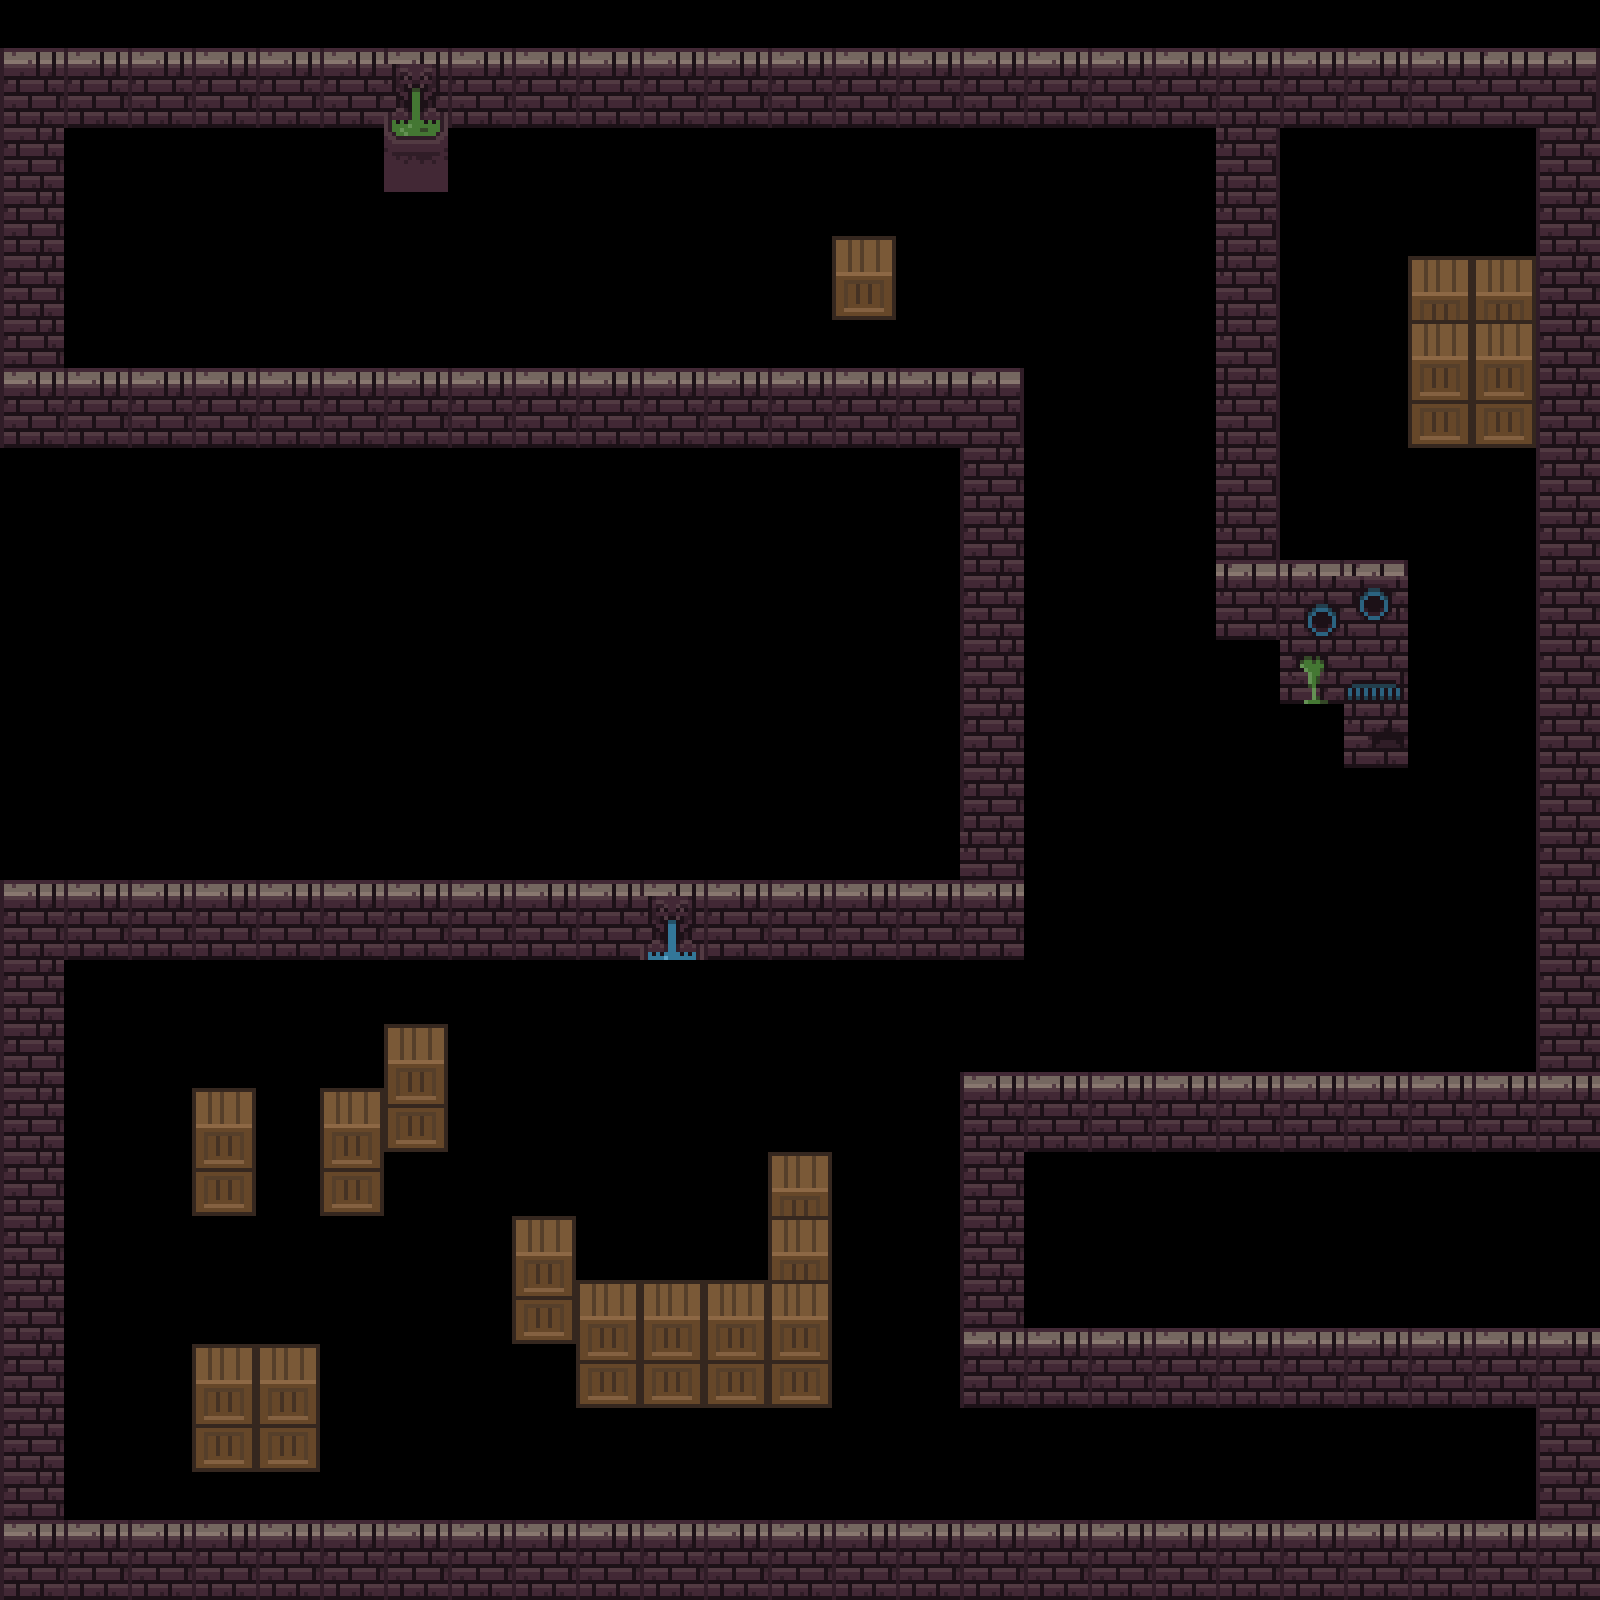

A level layout from a 2D game, rendered from its tile map. Below: a short description, then the map file with tile-grid data replaced by summaries:
An orthogonal 25x25 tile map with 64x64 px tiles, 2 tile layers (blocking, aboveBlocking), 1 hidden layer not drawn.

<map version="1.8" tiledversion="1.8.5" orientation="orthogonal" renderorder="right-down" width="25" height="25" tilewidth="64" tileheight="64" infinite="0" nextlayerid="5" nextobjectid="1">
 <editorsettings>
  <export target="map.json" format="json" />
 </editorsettings>
 <tileset firstgid="1" name="dungeon" tilewidth="64" tileheight="64" tilecount="256" columns="16">
  <image source="64x64DungeonTileset.v4.png" width="1024" height="1024" />
  <tile id="3">
   <properties>
    <property name="collides" type="bool" value="true" />
   </properties>
  </tile>
  <tile id="4">
   <properties>
    <property name="collides" type="bool" value="true" />
   </properties>
  </tile>
  <tile id="7">
   <properties>
    <property name="collides" type="bool" value="true" />
   </properties>
  </tile>
  <tile id="16">
   <properties>
    <property name="collides" type="bool" value="true" />
   </properties>
  </tile>
  <tile id="17">
   <properties>
    <property name="collides" type="bool" value="true" />
   </properties>
  </tile>
  <tile id="18">
   <properties>
    <property name="collides" type="bool" value="true" />
   </properties>
  </tile>
  <tile id="19">
   <properties>
    <property name="collides" type="bool" value="true" />
   </properties>
  </tile>
  <tile id="20">
   <properties>
    <property name="collides" type="bool" value="true" />
   </properties>
  </tile>
  <tile id="36">
   <properties>
    <property name="collides" type="bool" value="true" />
   </properties>
  </tile>
  <tile id="52">
   <properties>
    <property name="collides" type="bool" value="true" />
   </properties>
  </tile>
  <tile id="53">
   <properties>
    <property name="collides" type="bool" value="true" />
   </properties>
  </tile>
  <tile id="64">
   <properties>
    <property name="collides" type="bool" value="true" />
   </properties>
  </tile>
  <tile id="65">
   <properties>
    <property name="collides" type="bool" value="true" />
   </properties>
  </tile>
  <tile id="66">
   <properties>
    <property name="collides" type="bool" value="true" />
   </properties>
  </tile>
  <tile id="67">
   <properties>
    <property name="collides" type="bool" value="true" />
   </properties>
  </tile>
  <tile id="68">
   <properties>
    <property name="collides" type="bool" value="true" />
   </properties>
  </tile>
  <tile id="69">
   <properties>
    <property name="collides" type="bool" value="true" />
   </properties>
  </tile>
  <tile id="70">
   <properties>
    <property name="collides" type="bool" value="true" />
   </properties>
  </tile>
  <tile id="76">
   <properties>
    <property name="collides" type="bool" value="true" />
   </properties>
  </tile>
  <tile id="77">
   <properties>
    <property name="collides" type="bool" value="true" />
   </properties>
  </tile>
  <tile id="78">
   <properties>
    <property name="collides" type="bool" value="true" />
   </properties>
  </tile>
  <tile id="79">
   <properties>
    <property name="collides" type="bool" value="true" />
   </properties>
  </tile>
  <tile id="90">
   <properties>
    <property name="collides" type="bool" value="true" />
   </properties>
  </tile>
  <tile id="91">
   <properties>
    <property name="collides" type="bool" value="true" />
   </properties>
  </tile>
  <tile id="92">
   <properties>
    <property name="collides" type="bool" value="true" />
   </properties>
  </tile>
  <tile id="93">
   <properties>
    <property name="collides" type="bool" value="true" />
   </properties>
  </tile>
  <tile id="94">
   <properties>
    <property name="collides" type="bool" value="true" />
   </properties>
  </tile>
  <tile id="95">
   <properties>
    <property name="collides" type="bool" value="true" />
   </properties>
  </tile>
  <tile id="102">
   <properties>
    <property name="collides" type="bool" value="true" />
   </properties>
  </tile>
  <tile id="117">
   <properties>
    <property name="collides" type="bool" value="true" />
   </properties>
  </tile>
  <tile id="118">
   <properties>
    <property name="collides" type="bool" value="true" />
   </properties>
  </tile>
  <tile id="205">
   <properties>
    <property name="collides" type="bool" value="true" />
   </properties>
  </tile>
 </tileset>
 <layer id="1" name="floor" width="25" height="25" visible="0">
  <data>[625 cells, 445 non-empty, 26 distinct tile ids]</data>
 </layer>
 <layer id="2" name="blocking" width="25" height="25">
  <data>[625 cells, 284 non-empty, 18 distinct tile ids]</data>
 </layer>
 <layer id="4" name="aboveBlocking" width="25" height="25">
  <data>[625 cells, 13 non-empty, 3 distinct tile ids]</data>
 </layer>
</map>